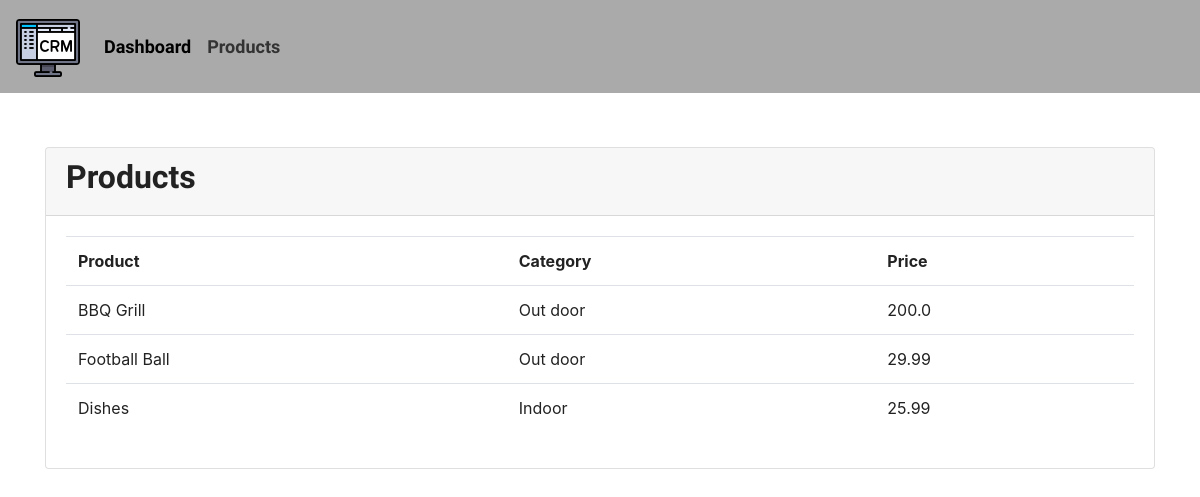
Page /products on the committed database.
### accounts/models.py (models this page shows, shortened)
class Product(models.Model):
    CATEGORY = (
        ('Indoor', 'Indoor'),
        ('Out door', 'Out door')
    )
    name = models.CharField(max_length=100, null=True)
    price = models.FloatField(null=True, default= 0.0)
    category = models.CharField(max_length=200, null=True, choices=CATEGORY)
    description = models.CharField(max_length=255, null=True, blank=True)
    date_created = models.DateTimeField(auto_now_add=True, null=True)
    tags = models.ManyToManyField(Tag)

### accounts/views.py (the view)
# urls.py: path('products', products, name="products"),
def products(request):
    products = Product.objects.all()
    context = {
        'products': products
    }
    return render(request, 'accounts/products.html', context)

### accounts/templates/accounts/products.html
{% extends 'accounts/main.html' %}
{% block content %}
<br>
<div class="container">
    <div class="row">
        <div class="col">
            <div class="card">
                <div class="card-header">
                    <h2>Products</h2>
                </div>
                <div class="card-body">
                    <table class="table">
                        <tr>
                            <th>Product</th>
                            <th>Category</th>
                            <th>Price</th>
                        </tr>
                        {% for i in products %}
                        <tr>
                            <td>{{ i.name }}</td>
                            <td>{{ i.category }}</td>
                            <td>{{ i.price }}</td>
                        </tr>
                        {% endfor %}
                    </table>
                </div>
            </div>
        </div>
    </div>
</div>
{% endblock %}

### static/css/main.css (style rules this page uses)
.container { margin: 30px auto; }

### rows in the picture
Product: name "BBQ Grill", category "Out door", price "200.0"
Product: name "Football Ball", category "Out door", price "29.99"
Product: name "Dishes", category "Indoor", price "25.99"
